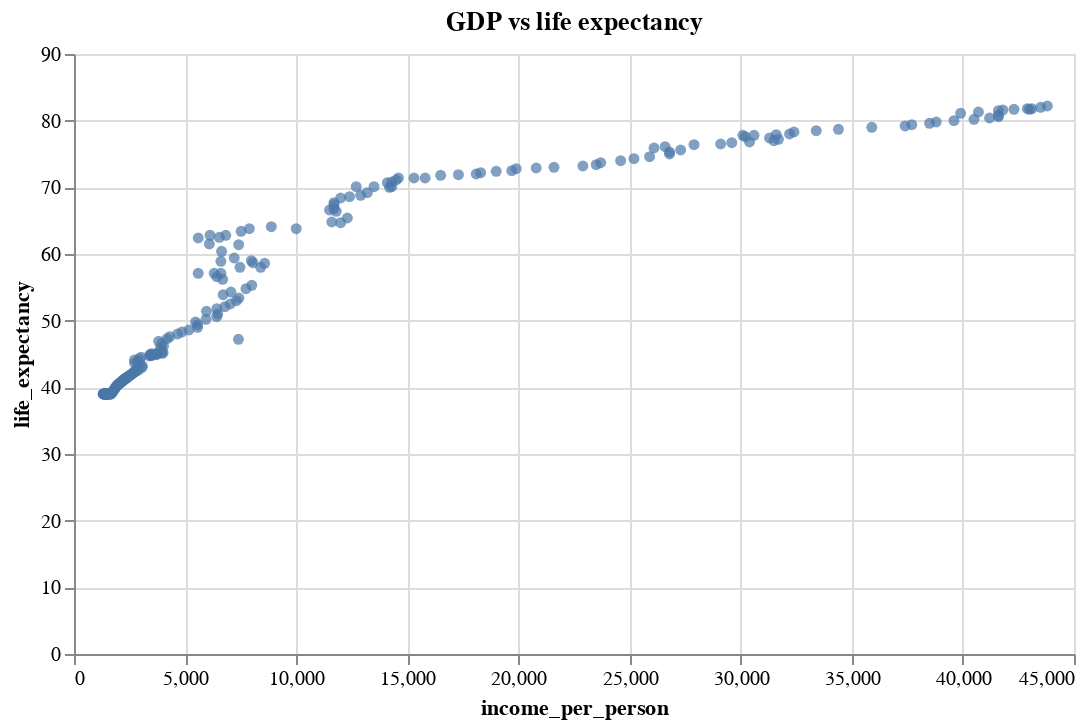

The notebook cell this image was saved under:
### Code cell
import altair as alt
GDP_vs_lifeEXP = alt.Chart(canada_data_1800_2017, width=500, height=300).mark_circle().encode(
    x='income_per_person:Q', 
    y='life_expectancy:Q'
).properties(title="GDP vs life expectancy")

GDP_vs_lifeEXP

### Figure 1 — Vega-Lite specification as saved in the notebook (floating-point values rounded to 4 significant figures; data arrays with more than 128 entries replaced by an {"elided": "..."} marker saying what was removed)
{"config": {"view": {"continuousWidth": 400, "continuousHeight": 300}}, "data": {"name": "data-df37c1a74d8c271a1b1da18de696431a"}, "mark": "circle", "encoding": {"x": {"field": "income_per_person", "type": "quantitative"}, "y": {"field": "life_expectancy", "type": "quantitative"}}, "height": 300, "title": "GDP vs life expectancy", "width": 500, "$schema": "https://vega.github.io/schema/vega-lite/v4.17.0.json", "datasets": {"data-df37c1a74d8c271a1b1da18de696431a": {"elided": "219 records"}}}
